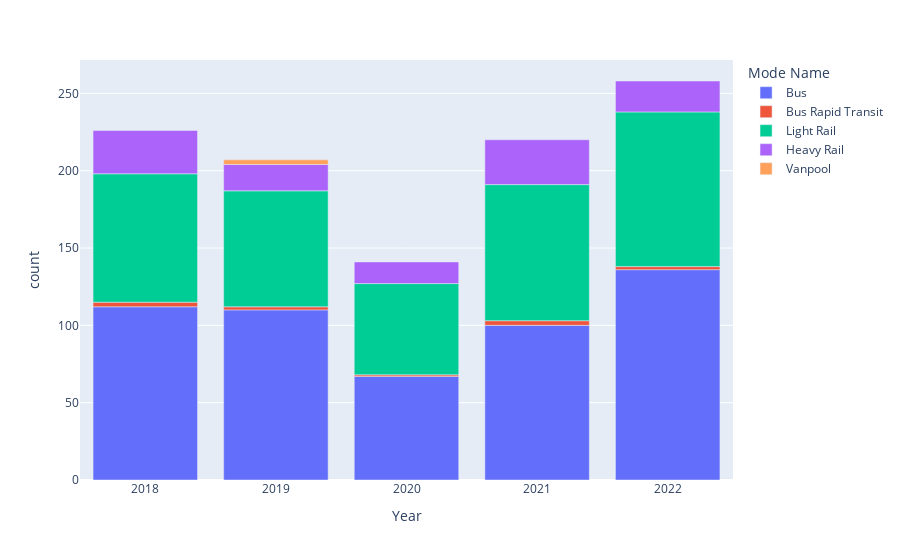

Source (notebook cell):
### Code cell
# define order again
order = ['2018', '2019', '2020', '2021', '2022']

# make the 'Year' column to match the order
year_mode['Year'] = year_mode['Year'].astype(str)

# sort the column based on the defined order
year_mode['Year'] = pd.Categorical(year_mode['Year'], categories=order, ordered=True)
year_mode = year_mode.sort_values('Year')

# make a stacked bar chart
fig = px.bar(year_mode,
       x='Year',
       y='count',
       color='Mode Name' 
)

fig.show()

### Figure 1 — Plotly figure (JSON) as saved in the notebook; plotly's stock layout.template omitted (floating-point values rounded to 4 significant figures)
{"data": [{"alignmentgroup": "True", "hovertemplate": "Mode Name=Bus<br>Year=%{x}<br>count=%{y}<extra></extra>", "legendgroup": "Bus", "marker": {"color": "#636efa", "pattern": {"shape": ""}}, "name": "Bus", "offsetgroup": "Bus", "orientation": "v", "showlegend": true, "textposition": "auto", "type": "bar", "x": ["2018", "2019", "2020", "2021", "2022"], "xaxis": "x", "y": [112, 110, 67, 100, 136], "yaxis": "y"}, {"alignmentgroup": "True", "hovertemplate": "Mode Name=Bus Rapid Transit<br>Year=%{x}<br>count=%{y}<extra></extra>", "legendgroup": "Bus Rapid Transit", "marker": {"color": "#EF553B", "pattern": {"shape": ""}}, "name": "Bus Rapid Transit", "offsetgroup": "Bus Rapid Transit", "orientation": "v", "showlegend": true, "textposition": "auto", "type": "bar", "x": ["2018", "2019", "2020", "2021", "2022"], "xaxis": "x", "y": [3, 2, 1, 3, 2], "yaxis": "y"}, {"alignmentgroup": "True", "hovertemplate": "Mode Name=Light Rail<br>Year=%{x}<br>count=%{y}<extra></extra>", "legendgroup": "Light Rail", "marker": {"color": "#00cc96", "pattern": {"shape": ""}}, "name": "Light Rail", "offsetgroup": "Light Rail", "orientation": "v", "showlegend": true, "textposition": "auto", "type": "bar", "x": ["2018", "2019", "2020", "2021", "2022"], "xaxis": "x", "y": [83, 75, 59, 88, 100], "yaxis": "y"}, {"alignmentgroup": "True", "hovertemplate": "Mode Name=Heavy Rail<br>Year=%{x}<br>count=%{y}<extra></extra>", "legendgroup": "Heavy Rail", "marker": {"color": "#ab63fa", "pattern": {"shape": ""}}, "name": "Heavy Rail", "offsetgroup": "Heavy Rail", "orientation": "v", "showlegend": true, "textposition": "auto", "type": "bar", "x": ["2018", "2019", "2020", "2021", "2022"], "xaxis": "x", "y": [28, 17, 14, 29, 20], "yaxis": "y"}, {"alignmentgroup": "True", "hovertemplate": "Mode Name=Vanpool<br>Year=%{x}<br>count=%{y}<extra></extra>", "legendgroup": "Vanpool", "marker": {"color": "#FFA15A", "pattern": {"shape": ""}}, "name": "Vanpool", "offsetgroup": "Vanpool", "orientation": "v", "showlegend": true, "textposition": "auto", "type": "bar", "x": ["2019"], "xaxis": "x", "y": [3], "yaxis": "y"}], "layout": {"autosize": true, "barmode": "relative", "legend": {"title": {"text": "Mode Name"}, "tracegroupgap": 0}, "margin": {"t": 60}, "xaxis": {"anchor": "y", "autorange": true, "domain": [0, 1], "range": [-0.5, 4.5], "title": {"text": "Year"}, "type": "category"}, "yaxis": {"anchor": "x", "autorange": true, "domain": [0, 1], "range": [0, 271.6], "title": {"text": "count"}, "type": "linear"}}}
